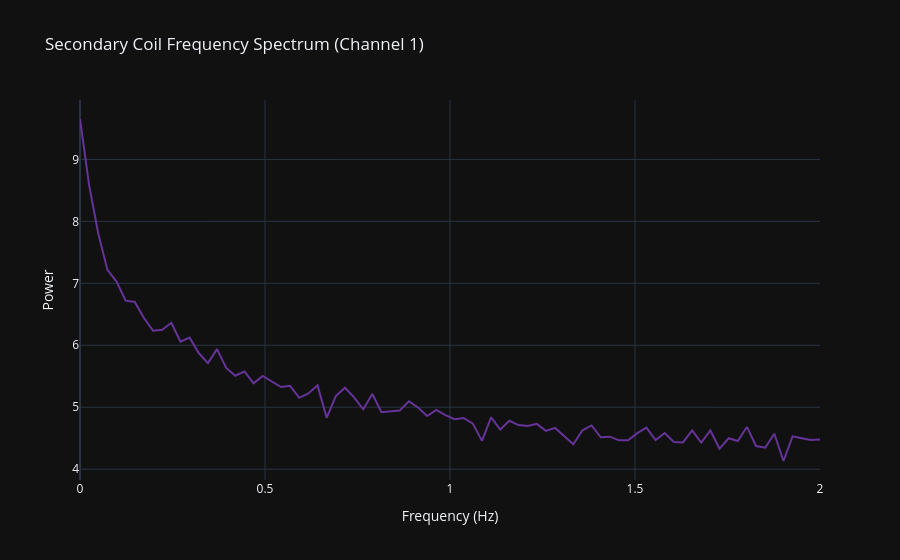

Notebook source saved alongside this figure:
### Code cell
ch1_fft = np.fft.rfft(B_y)
ch1_fftfreq = np.fft.rfftfreq(len(B_y),1./sample_rate)

fig = go.Figure(data=go.Scatter(
    x= ch1_fftfreq,
    y= np.log(np.abs(ch1_fft)), 
    mode='lines', 
    name='Channel 1',
    line=dict(color='rebeccapurple', width=2)
))
fig.update_layout(
    title='Secondary Coil Frequency Spectrum (Channel 1)',
    xaxis_title='Frequency (Hz)',
    yaxis_title='Power',
    template='plotly_dark',
    hovermode='x unified'
)
fig.show()
